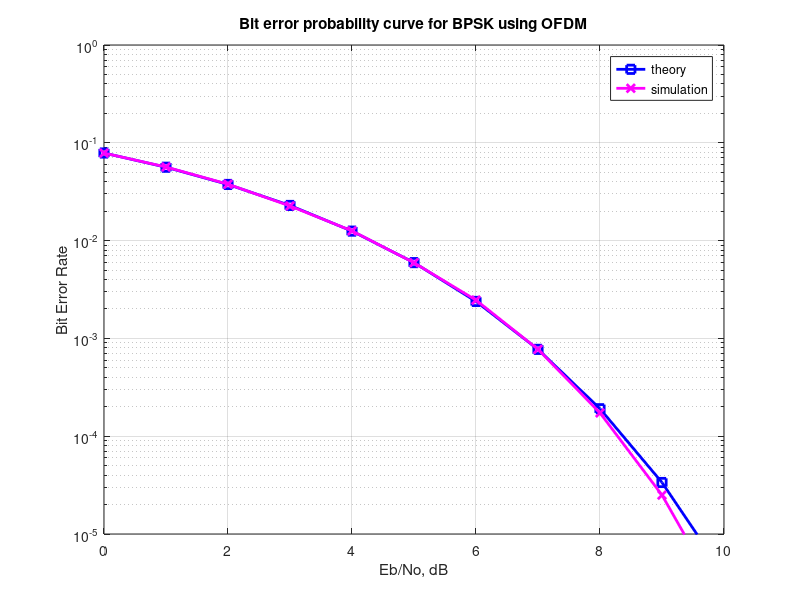

Write the MATLAB code that produced this figure.
%%%%%%%%%%%%%%%%%%%%%%%%%%%%%%%%%%%%%%%%%%%%%%%%%%%%%%%%%%%%
% All rights reserved by Krishna Pillai, http://www.dsplog.com 
% The file may not be re-distributed without explicit authorization
% from Krishna Pillai.
% Checked for proper operation with Octave Version 3.0.0
% Author	: Krishna Pillai
% Email		: krishna@dsplog.com
% Version	: 1.0
% Date		: 05 June 2008
% %%%%%%%%%%%%%%%%%%%%%%%%%%%%%%%%%%%%%%%%%%%%%%%%%%%%%%%%%%

% Script for computing the Bit Error probability using OFDM modulation

clc;
clear all;

nFFT = 64; % fft size
nDSC = 52; % number of data subcarriers
nBitPerSym = 52; % number of bits per OFDM symbol (same as the number of subcarriers for BPSK)
nSym = 10^4; % number of symbols

EbN0dB = [0:10]; % bit to noise ratio
EsN0dB = EbN0dB + 10*log10(nDSC/nFFT) + 10*log10(64/80); % converting to symbol to noise ratio

for ii = 1:length(EbN0dB)

   % Transmitter
   ipBit = rand(1,nBitPerSym*nSym) > 0.5; % random 1's and 0's
   ipMod = 2*ipBit-1; % BPSK modulation 0 --> -1, 1 --> +1
   ipMod = reshape(ipMod,nBitPerSym,nSym).'; % grouping into multiple symbolsa

   % Assigning modulated symbols to subcarriers from [-26 to -1, +1 to +26]
   xF = [zeros(nSym,6) ipMod(:,[1:nBitPerSym/2]) zeros(nSym,1) ipMod(:,[nBitPerSym/2+1:nBitPerSym]) zeros(nSym,5)] ;
   
   % Taking FFT, the term (nFFT/sqrt(nDSC)) is for normalizing the power of transmit symbol to 1 
   xt = (nFFT/sqrt(nDSC))*ifft(fftshift(xF.')).';

   % Appending cylic prefix
   xt = [xt(:,[49:64]) xt];

   % Concatenating multiple symbols to form a long vector
   xt = reshape(xt.',1,nSym*80);


   % Gaussian noise of unit variance, 0 mean
   nt = 1/sqrt(2)*[randn(1,nSym*80) + j*randn(1,nSym*80)];

   % Adding noise, the term sqrt(80/64) is to account for the wasted energy due to cyclic prefix
   yt = sqrt(80/64)*xt + 10^(-EsN0dB(ii)/20)*nt;

   % Receiver
   yt = reshape(yt.',80,nSym).'; % formatting the received vector into symbols
   yt = yt(:,[17:80]); % removing cyclic prefix

   % converting to frequency domain
   yF = (sqrt(nDSC)/nFFT)*fftshift(fft(yt.')).'; 
   yMod = yF(:,[6+[1:nBitPerSym/2] 7+[nBitPerSym/2+1:nBitPerSym] ]); 

   % BPSK demodulation
   % +ve value --> 1, -ve value --> -1
   ipModHat = 2*floor(real(yMod/2)) + 1;
   ipModHat(find(ipModHat>1)) = +1;
   ipModHat(find(ipModHat<-1)) = -1;

   % converting modulated values into bits
   ipBitHat = (ipModHat+1)/2;
   ipBitHat = reshape(ipBitHat.',nBitPerSym*nSym,1).';

   % counting the errors
   nErr(ii) = size(find(ipBitHat - ipBit),2);

end

simBer = nErr/(nSym*nBitPerSym);
theoryBer = (1/2)*erfc(sqrt(10.^(EbN0dB/10)));

close all; figure
semilogy(EbN0dB,theoryBer,'bs-','LineWidth',2);
hold on
semilogy(EbN0dB,simBer,'mx-','LineWidth',2);
axis([0 10 10^-5 1])
grid on
legend('theory', 'simulation');
xlabel('Eb/No, dB')
ylabel('Bit Error Rate')
title('Bit error probability curve for BPSK using OFDM')
